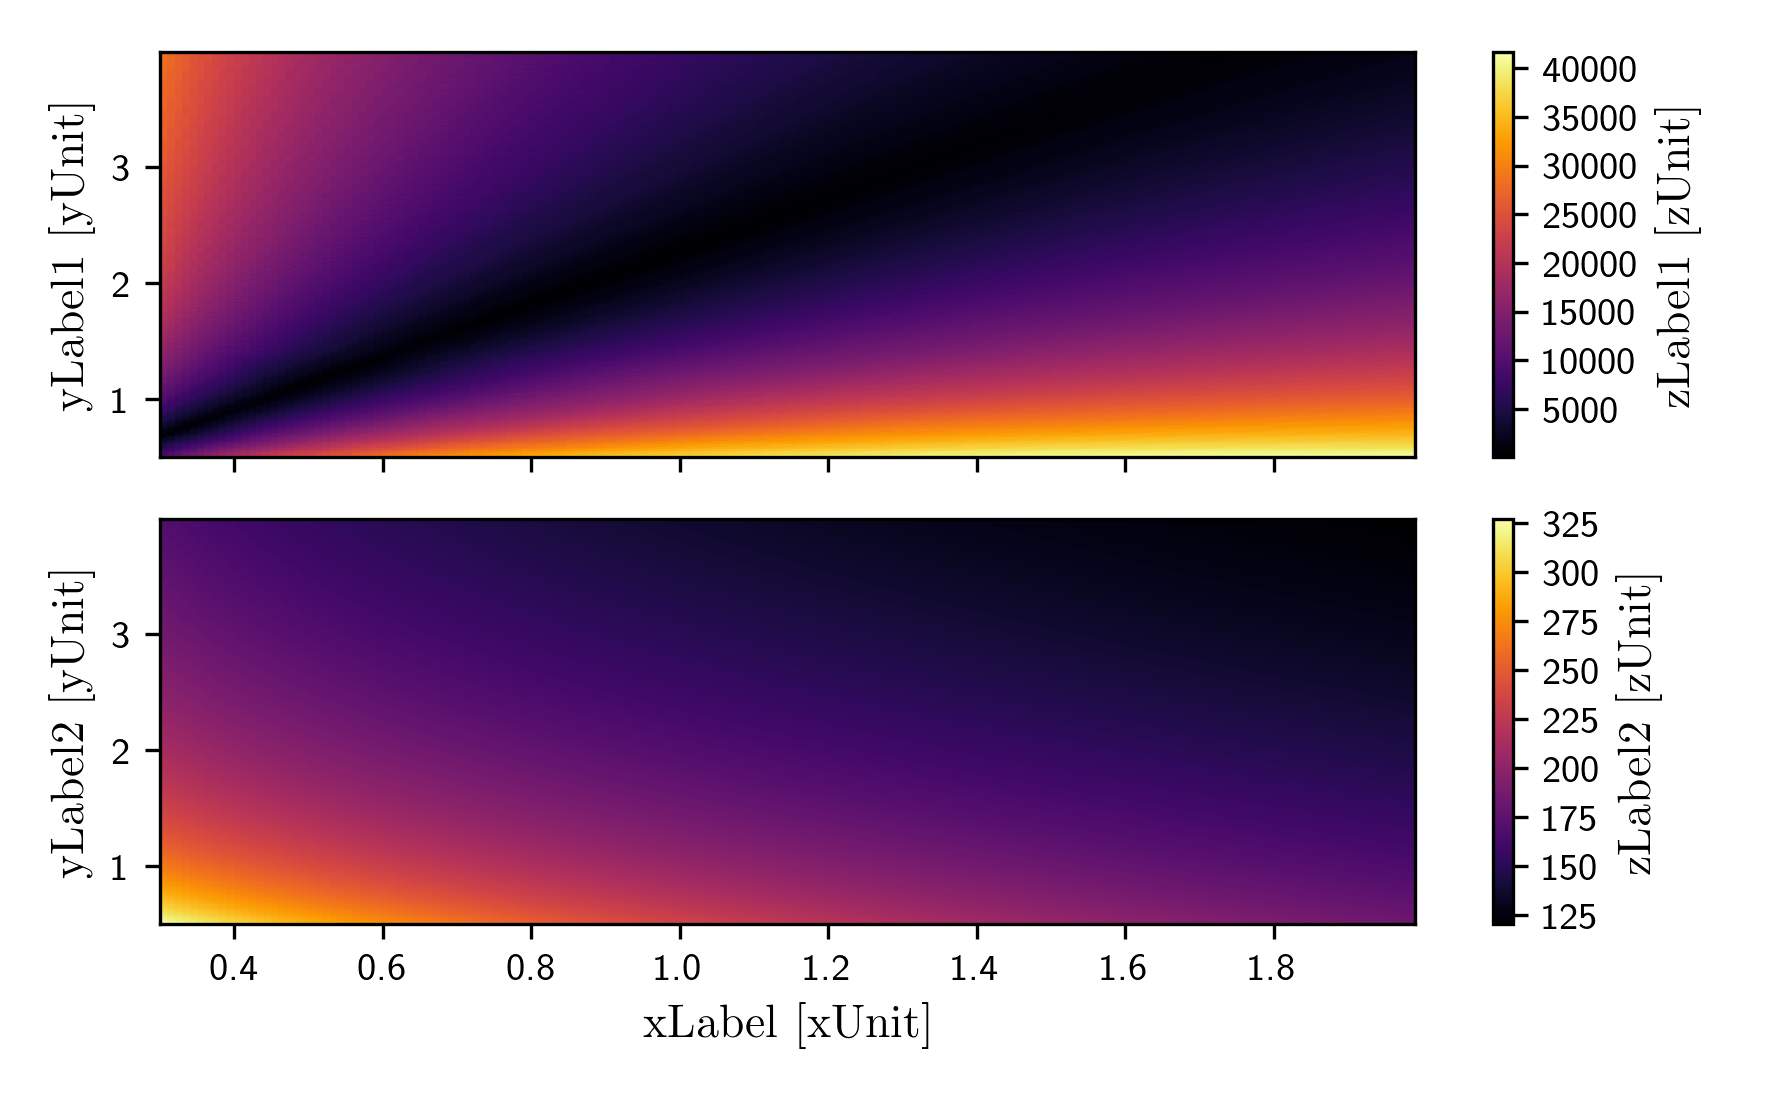

The script that saved this image:
import numpy as np
import matplotlib.pyplot as plt
import pandas as pd
from matplotlib.colors import LogNorm

def listDensityPlot(x,y,z, ax):
	data = pd.DataFrame(
		{'x':x,
		 'y':y,
		 'z':z
		}
	)
	xUnique = np.sort(data.x.unique())
	yUnique = data.y.unique()
	matrix = np.zeros((len(xUnique),len(yUnique)))
	for i, xValue in enumerate(xUnique):
		matrix[i, :] = data.sort_values(['y'])[data.x == xValue]['z']
	matrix = np.rot90(matrix)

	densityPlot = ax.imshow(matrix, aspect='auto',
			   extent=(np.min(xUnique), np.max(xUnique), np.min(yUnique), np.max(yUnique)))
	# norm=LogNorm(vmin=data.z.min(), vmax=data.z.max()) can also be used

	return densityPlot

if __name__ == "__main__":
	import pltStyle # used for formatting the plots
	data = pd.read_csv("listDensityPlot.csv", sep=",")

	# create a new figure and some subplots
	fig, ((ax1, ax2)) = plt.subplots(2, 1, sharex=True,)

	# add first plot to ax1
	densityPlot1 = listDensityPlot(data.E1,data.E2,data.timeSpread, ax1)
	plt.colorbar(densityPlot1, ax=ax1, label='zLabel1 [zUnit]')
	ax1.set_ylabel("yLabel1 [yUnit]")
	# add second plot to ax2
	densityPlot2 = listDensityPlot(data.E1, data.E2, data.TOF, ax2)
	plt.colorbar(densityPlot2, ax=ax2, label="zLabel2 [zUnit]")
	ax2.set_ylabel("yLabel2 [yUnit]")
	ax2.set_xlabel("xLabel [xUnit]")
	plt.tight_layout()
	plt.savefig("listDensityPlot.png")

